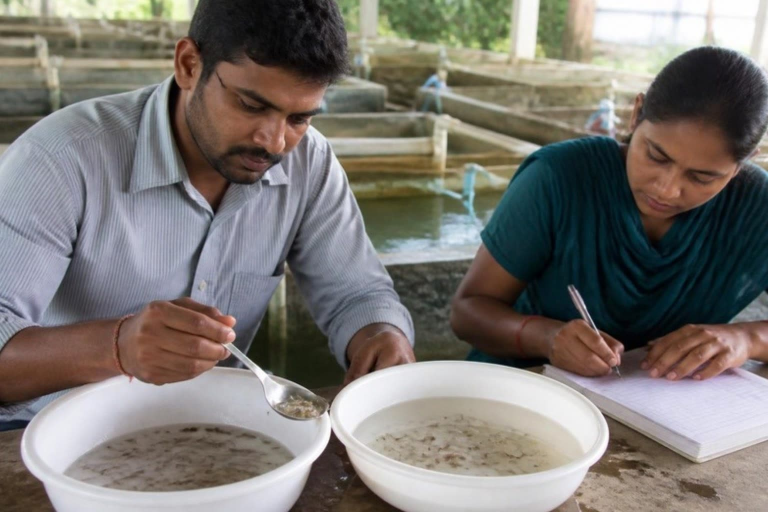
#> input picture landing/media/handcount.jpg, 1536 x 1024 px, given as the content of the folder data/raw, which was not available (shown at 1/2 size)
$ python preview_counts.py   (older library calls are emulated)
#> lines starting #> are read from the running program, lines starting #| are printed output that depends on the picture; after the words box and inside, x2 and y2 are one past the last pixel; in counts of white or black regions, pixels touching at a corner belong together; pictures that were not available may be replaced by others from this repository, and a replacement may not be noted
#> in main, img is the input picture: shape (1024, 1536, 3); mean B, G, R 115.1, 119.8, 124
### api/classical.py
"""Classical (no training) larva counter.

Built on the first real hatchery photos (top-down tray, 1280x1280, warm light, translucent larvae). In those photos
each larva is a small dark orange-brown spot (head and gut, about 5-7 px) with a very faint, translucent tail. Tails are
unreliable, so the counter finds the round spots and ignores the streaks:

  1. work at a fixed width so spot size is constant (1280 px);
  2. estimate the local background (morphological closing + blur) and measure how much darker each pixel is;
  3. difference-of-Gaussians tuned to the spot size, then local maxima (one per larva, so touching larvae are separate);
  4. keep a maximum if it is strong, or if it is weaker but round (the Hessian of the darkness map has two similar
     curvatures), which admits faint heads without admitting tails, which are thin ridges.

Returns boxes as [x1,y1,x2,y2,score] in the original image's pixel coordinates, the same format the ONNX path uses.
Score is 1.0 for a strong spot and 0.7 for a weaker round one.

STATUS: tuned by eye on 6 photos plus one rough ballpark (trays of about 1,850) that is not a verified count. There are
NO manual counts yet, so NO ACCURACY IS CLAIMED. Measure it with eval/evaluate_counts.py against manual counts before
quoting any number. Known weak points: a few false spots on tray walls, corner labels and the flash reflection; very
dense clumps and faint larvae are likely under-counted (the counter reads low, not high, on the first photos).
"""
import re
from dataclasses import dataclass, asdict

import cv2
import numpy as np


@dataclass
class Params:
    work_width: int = 1280        # image is resized to this width first, so the values below are in these pixels
    dog_thr: float = 10.0         # a spot at least this strong (gray levels) always counts
    dog_thr_weak: float = 6.0     # a weaker spot counts only if it is also round
    blob_min: float = 0.4         # roundness needed for a weak spot (0 = a line, 1 = a perfect round blob)
    sigma_small: float = 1.5      # DoG scales, tuned to a ~6 px spot
    sigma_large: float = 4.0
    bg_kernel: int = 41           # background estimate size (must be larger than a larva)
    peak_window: int = 5          # two spots closer than about this are one larva (5 recovered more overlapped heads than 7)
    dist_nms: bool = False        # find peaks with a small window, then merge only spots CLOSER than min_gap (circular, not a square
                                   # window): resolves two larvae that sit inside one peak_window square but are not truly on top
                                   # of each other. Off by default until proven on the known-count synthetic test.
    roi: tuple = None             # optional (cx, cy, r) as fractions of the image: only count inside this circle
    cluster_ratio: float = 2.4    # a spot with this many times the dark mass of a typical single larva hides another (0 = off)
    min_gap: float = None          # circular suppression radius for dist_nms; defaults to peak_window
    glare_grow: int = 10          # spots within this many px of a saturated (flash) pixel are ignored
    merge_body: bool = False      # merge a head+tail pair of one animal into one mark (see _merge_body_pairs); off
                                   # until proven, like dist_nms
    merge_lo: float = 6.0         # only pairs this close together ..
    merge_hi: float = 36.0        # .. to this far apart are even considered (measured head-tail range: 7.6-34.7 px)
    merge_bridge: float = 0.35    # the line between them must stay at least this fraction as dark as the weaker mark
    merge_lonely: float = 1.3     # neither mark may have any OTHER mark closer than merge_lonely x merge_hi away
    strong_shape: bool = False    # also gate STRONG marks by roundness, not only weak ones (see detect()); off until proven
    strong_blob_lo: float = 0.15  # a strong mark this line-like (near 0) is more likely a scratch or a tile-grout edge
    strong_blob_hi: float = 0.9   # a strong mark this perfectly round is more likely debris or a glare-edge artifact
    tray: object = None           # None = whole photo; "preset" = the octagon above; or a list of (x, y) corners
                                  # in ORIGINAL pixels (the operator's own outline): only spots inside are kept.
                                  # "fit" = the standard octagon slid onto the real tray edges (see fit_tray)


# Larger larvae (about PL13 and up) carry several dark spots each (two eyes, a head spot, a gut spot), so the fine settings above
# mark one animal two or three times. "large" looks at a coarser scale. Measured on a real PL14 tray (18 photos): the fine setting
# read 19.5% above that tray's reference count with 8.7% spread between photos, "large" read +1.3% with 2.8% spread. CAUTION: the
# setting was chosen after seeing that tray's reference count, so a second, different PL14 tray is needed to confirm it, and
# stages between PL10 and PL14 have not been seen at all.
SIZE_PROFILES = {
    # dist_nms: measured on the known-count synthetic test to recover more of the undercount at high density (e.g. -5.9% ->
    # -4.4% at 5,000 in one tray) without hurting light trays, and on real photos it improved B03 (-5.0% -> -3.7% vs 1797)
    # and B05 (-13.7% -> -13.0% vs 1750). NOT used for "large": on the real PL14 tray it made both the error and the
    # spread worse (+0.5% -> +3.3%, cv 2.6% -> 3.6%), because it changes how a large larva's own several dark spots chain
    # together. See data/reference/NOTES.md, 2026-09-23.
    "small": dict(dist_nms=True, min_gap=3.0),
    "large": dict(sigma_small=2.2, sigma_large=6.0, peak_window=9, dog_thr=8.0, dog_thr_weak=5.0),
}


# [4 lines left out: function size_for_stage, not called in this run]


def _odd(n: int) -> int:
    n = max(3, int(n))
    return n if n % 2 else n + 1


# Octagonal tray floor of the tray in the first hatchery photos, as fractions of the photo. It is a STARTING POINT: framing
# differs between cameras and boxes, so the app lets the operator drag the corners once and saves that as a tray profile.
# Automatic detection of the tray floor was tried three ways (edge rays, flood fill, colour) and none was reliable
# across framings, and two versions cut off real larvae, so the outline is set by a person instead.
PRESET_TRAY_NORM = [(0.13, 0.09), (0.88, 0.09), (1.0, 0.20), (1.0, 0.80), (0.87, 0.92), (0.14, 0.92), (0.0, 0.80), (0.0, 0.20)]


# [137 lines left out: functions fit_tray, refine_tray_by_marks, not called in this run]


def preset_tray(w: int, h: int):
    return [(x * (w - 1), y * (h - 1)) for x, y in PRESET_TRAY_NORM]


def _split_clusters(dark, xs, ys, ratio, radius=6):
    """A spot whose dark mass is about k times that of a typical isolated larva is taken to be k larvae stacked on
    each other. Returns the original spots plus positions (jittered beside the spot) for the extra, hidden larvae."""
    k = 2 * radius + 1
    yy, xx = np.mgrid[-radius:radius + 1, -radius:radius + 1]
    disc = (np.hypot(xx, yy) <= radius).astype(np.float32)
    mass = cv2.filter2D(dark, -1, disc)[ys, xs]
    pts = np.stack([xs, ys], 1).astype(np.float32)
    d = np.hypot(pts[:, None, 0] - pts[None, :, 0], pts[:, None, 1] - pts[None, :, 1])
    np.fill_diagonal(d, 1e9)
    alone = d.min(1) > 16
    if alone.sum() < 10:
        return xs, ys, np.array([], int), np.array([], int)
    m1 = float(np.median(mass[alone]))
    r = mass / max(m1, 1e-6)
    extra = np.where(r >= ratio, np.clip(np.round(r).astype(int) - 1, 1, 3), 0)
    ex, ey = [], []
    for i in np.nonzero(extra)[0]:
        for j in range(extra[i]):
            a = 2 * np.pi * (j + 0.5) / extra[i] + i
            ex.append(int(round(xs[i] + 4 * np.cos(a)))); ey.append(int(round(ys[i] + 4 * np.sin(a))))
    return xs, ys, np.array(ex, int), np.array(ey, int)


# [105 lines left out: functions _merge_body_pairs, _peaks_dist_nms, not called in this run]


def detect(image_bgr: np.ndarray, p: Params = None):
    """Return (boxes Nx5 float32 in original pixel coords, meta dict)."""
    p = p or Params()
    h0, w0 = image_bgr.shape[:2]
    s = p.work_width / float(w0)
    interp = cv2.INTER_AREA if s < 1 else cv2.INTER_CUBIC
    img = cv2.resize(image_bgr, (p.work_width, max(1, int(round(h0 * s)))), interpolation=interp) if s != 1 else image_bgr
#> img: shape (853, 1280, 3)
    h, w = img.shape[:2]
    inv = 1.0 / s

    gray = cv2.cvtColor(img, cv2.COLOR_BGR2GRAY).astype(np.float32)
    k = _odd(p.bg_kernel)
    bg = cv2.morphologyEx(gray, cv2.MORPH_CLOSE, cv2.getStructuringElement(cv2.MORPH_ELLIPSE, (k, k)))
    bg = cv2.GaussianBlur(bg, (0, 0), 15)
    dark = np.clip(bg - gray, 0, None)
    dog = cv2.GaussianBlur(dark, (0, 0), p.sigma_small) - cv2.GaussianBlur(dark, (0, 0), p.sigma_large)

    # roundness of each spot from the curvature of the darkness map (peak-like in both directions = round)
    b = cv2.GaussianBlur(dark, (0, 0), 2.0)
    ixx = cv2.Sobel(b, cv2.CV_32F, 2, 0, ksize=3)
    iyy = cv2.Sobel(b, cv2.CV_32F, 0, 2, ksize=3)
    ixy = cv2.Sobel(b, cv2.CV_32F, 1, 1, ksize=3)
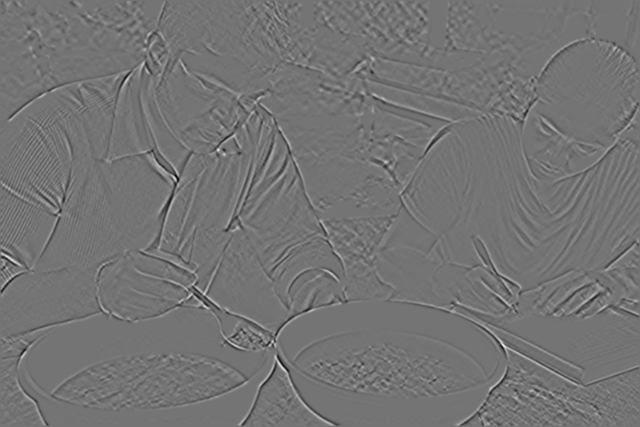
#> ixy: shape (853, 1280) float32 (shown at 1/2 size); min -15.74, max 18.83, mean 3.6e-05; drawn with min black and max white
    mean_c = (ixx + iyy) / 2
    diff_c = np.sqrt(((ixx - iyy) / 2) ** 2 + ixy ** 2)
    strongest = -(mean_c - diff_c)
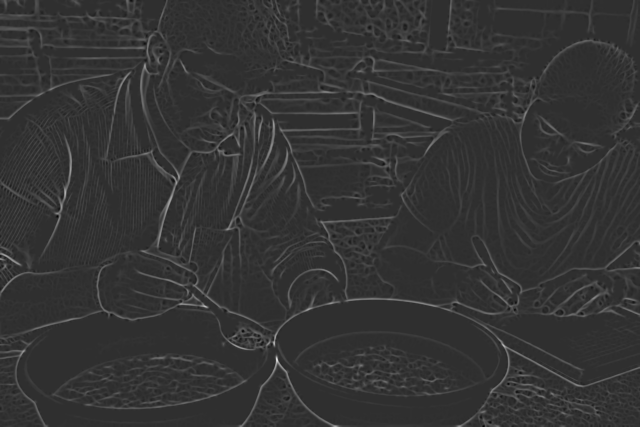
#> strongest: shape (853, 1280) float32 (shown at 1/2 size); min -13.84, max 60.62, mean 1.5; drawn with min black and max white
    weakest = -(mean_c + diff_c)
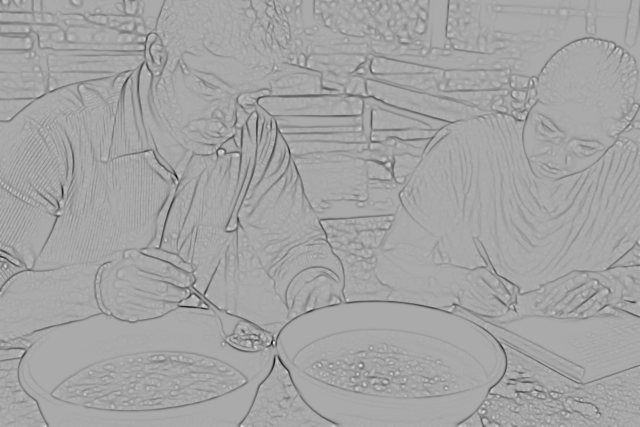
#> weakest: shape (853, 1280) float32 (shown at 1/2 size); min -38.71, max 19.28, mean -1.52; drawn with min black and max white
    blob = np.where((strongest > 0) & (weakest > 0), weakest / np.maximum(strongest, 1e-6), 0.0)

    win = _odd(p.peak_window)
    if p.dist_nms:
        peak = _peaks_dist_nms(dog, 3, p.min_gap if p.min_gap else win)
    else:
        peak = dog == cv2.dilate(dog, np.ones((win, win), np.uint8))
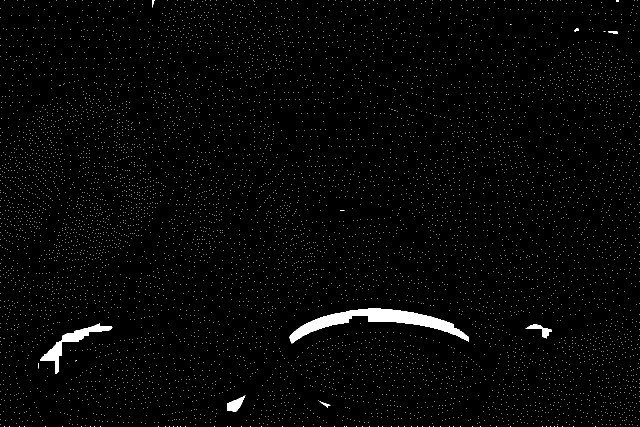
#> peak: shape (853, 1280) bool (shown at 1/2 size); 1.7% white; 6819 white regions (6810 under 20 px), largest, box (x1, y1, x2, y2) and area: (579, 617, 938, 687) 7419, (80, 647, 225, 748) 2524, (454, 791, 491, 824) 600
    strong = peak & (dog > p.dog_thr)
#> strong: shape (853, 1280) bool; 0.12% white in thin lines or dots
    weak = peak & (dog > p.dog_thr_weak) & (dog <= p.dog_thr) & (blob > p.blob_min)
#> weak: shape (853, 1280) bool; 0.02% white in thin lines or dots
    if p.strong_shape:
        # a real larva's small dark head/eye spot is a fairly consistent, moderate roundness; false marks on tile
        # grout, scratches and debris run to extremes (measured on real photos: false marks outside the tray had
        # a far wider, more erratic spread of this same roundness score than real larvae inside it - see
        # eval/shape_merge_glare.py and data/reference/NOTES.md).
        strong &= (blob >= p.strong_blob_lo) & (blob <= p.strong_blob_hi)

    if p.roi:
        cx, cy, r = p.roi
        roi = np.zeros((h, w), np.uint8)
        cv2.circle(roi, (int(cx * w), int(cy * h)), int(r * max(h, w)), 1, -1)
        strong &= roi.astype(bool)
        weak &= roi.astype(bool)

    # the flash reflection: no larva can be read on it, and its dark centre is not a larva
    glare = cv2.dilate((gray >= 250).astype(np.uint8), np.ones((_odd(2 * p.glare_grow + 1),) * 2, np.uint8)).astype(bool)
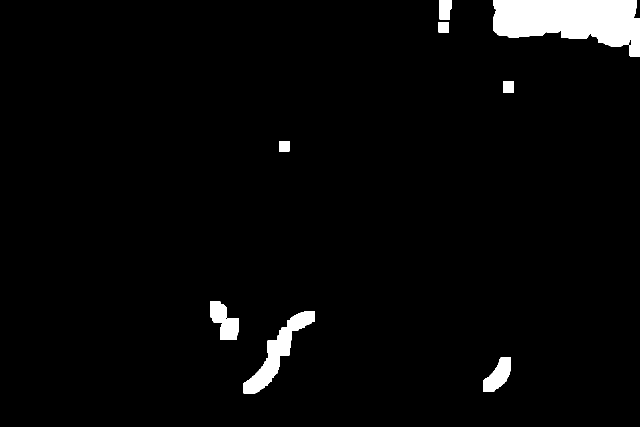
#> glare: shape (853, 1280) bool (shown at 1/2 size); 3.3% white; 8 white regions, largest, box (x1, y1, x2, y2) and area: (986, 0, 1280, 113) 22832, (487, 622, 630, 788) 6350, (420, 603, 478, 680) 2723
    glare_dropped = int(((strong | weak) & glare).sum())
#> glare_dropped = 37
    strong &= ~glare
#> strong: shape (853, 1280) bool; 0.12% white in thin lines or dots
    weak &= ~glare
#> weak: shape (853, 1280) bool; 0.02% white in thin lines or dots

    if isinstance(p.tray, str) and p.tray == "fit":
        norm, _ = fit_tray(image_bgr)
        pts = np.nonzero(strong | weak)
        norm = refine_tray_by_marks(norm, np.c_[pts[1], pts[0]] * inv, w0, h0)
        poly = np.asarray([(x * (w0 - 1), y * (h0 - 1)) for x, y in norm], np.float32)
    elif isinstance(p.tray, str) and p.tray == "preset":
        poly = np.asarray(preset_tray(w0, h0), np.float32)
    else:
        poly = np.asarray(p.tray, np.float32) if p.tray is not None else None
    if poly is not None:
        tm = np.zeros((h, w), np.uint8)
        cv2.fillPoly(tm, [np.round(poly * s).astype(np.int32)], 1)
        outside = int(((strong | weak) & ~tm.astype(bool)).sum())
        strong &= tm.astype(bool)
        weak &= tm.astype(bool)
    else:
        outside = 0

    ys1, xs1 = np.nonzero(strong)
#> ys1 = 1293 values from 0 to 852; xs1 = 1293 values, max 1279 at index 709, min 0 at index 38, mean 606.4
    ys2, xs2 = np.nonzero(weak)
#> ys2 = 200 values from 0 to 852; xs2 = 200 values, max 1279 at index 85, min 0 at index 111, mean 656.1
    merged = 0
    if p.merge_body and len(xs1) + len(xs2) > 1:
        n1 = len(xs1)
        xs_all = np.concatenate([xs1, xs2]); ys_all = np.concatenate([ys1, ys2])
        drop = _merge_body_pairs(dark, dog, xs_all, ys_all, p.merge_lo, p.merge_hi, p.merge_bridge, p.merge_lonely)
        merged = int(drop.sum())
        xs1, ys1 = xs_all[:n1][~drop[:n1]], ys_all[:n1][~drop[:n1]]
        xs2, ys2 = xs_all[n1:][~drop[n1:]], ys_all[n1:][~drop[n1:]]
    hidden = 0
    hx = hy = np.array([], int)
    if p.cluster_ratio > 0 and len(xs1) > 20:
        xs1, ys1, extra_x, extra_y = _split_clusters(dark, xs1, ys1, p.cluster_ratio)
#> in _split_clusters, `mass = cv2.filter2D(dark, -1, disc)[ys, xs]`: mass = 1293 values, max 13189.7 at index 212, min 921.1 at index 860, mean 5293.2
#> in _split_clusters, `pts = np.stack([xs, ys], 1).astype(np.float32)`: pts = 1293 pairs, first value 0 to 1279, second value 0 to 852
#> in _split_clusters, `np.fill_diagonal(d, 1e9)`:
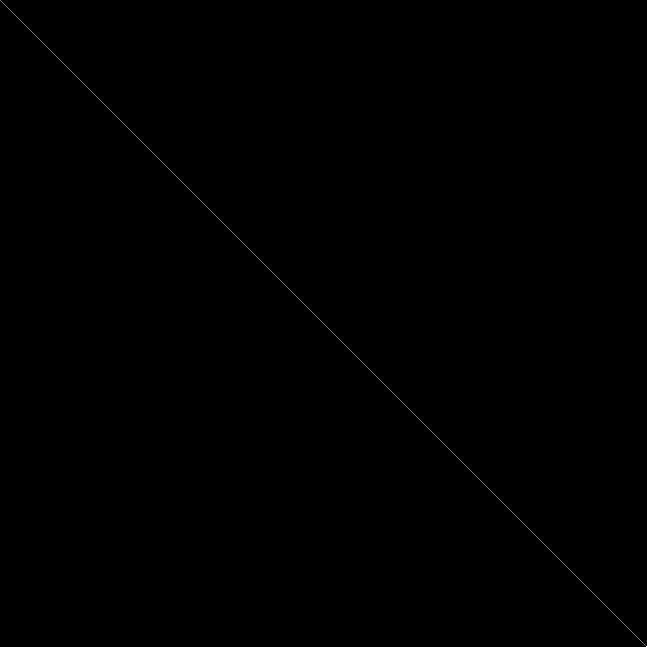
#> d: shape (1293, 1293) float32 (shown at 1/2 size); min 3, max 1e+09, mean 773946.2; drawn with min black and max white
#> in _split_clusters, `m1 = float(np.median(mass[alone]))`: m1 = 4195.6
#> in _split_clusters, `r = mass / max(m1, 1e-6)`: r = 1293 values, max 3.14 at index 212, min 0.22 at index 860, mean 1.26
#> in _split_clusters, `extra = np.where(r >= ratio, np.clip(np.round(r).astype(int) - 1, 1, 3..`: extra = 1293 values, max 2 at index 183, min 0 at index 0, mean 0.048
#> the loop in _split_clusters, `for i in np.nonzero(extra)[0]:` made 37 passes
#> i on passes 1 to 8: 183, 204, 212, 225, 243, 253, 265, 281
#> after the loop in _split_clusters, `for i in np.nonzero(extra)[0]:`: ex = 62 values, max 1282 at index 51, min 113 at index 45, mean 467.9; ey = 62 values, max 856 at index 60, min 132 at index 1, mean 365.9
#> extra_x has the same summary as ex in _split_clusters; extra_y has the same summary as ey in _split_clusters
        hidden = len(extra_x)
#> hidden = 62
        hx, hy = extra_x, extra_y
#> hx has the same summary as ex in _split_clusters; hy has the same summary as ey in _split_clusters
    half = 5.0
    boxes = [[(x - half) * inv, (y - half) * inv, (x + half) * inv, (y + half) * inv, 1.0] for x, y in zip(xs1, ys1)]
#> boxes = 1293 items, first 6: [4.8, -6, 16.8, 6, 1], [34.8, -6, 46.8, 6, 1], [298.8, -6, 310.8, 6, 1], [856.8, -6, 868.8, 6, 1], [952.8, -6, 964.8, 6, 1], [175.2, -2.4, 187.2, 9.6, 1]
    boxes += [[(x - half) * inv, (y - half) * inv, (x + half) * inv, (y + half) * inv, 0.7] for x, y in zip(xs2, ys2)]
#> boxes = 1493 items, first 6: [4.8, -6, 16.8, 6, 1], [34.8, -6, 46.8, 6, 1], [298.8, -6, 310.8, 6, 1], [856.8, -6, 868.8, 6, 1], [952.8, -6, 964.8, 6, 1], [175.2, -2.4, 187.2, 9.6, 1]
    boxes += [[(x - half) * inv, (y - half) * inv, (x + half) * inv, (y + half) * inv, 0.5] for x, y in zip(hx, hy)]   # 0.5 = estimated hidden larva
#> boxes = 1555 items, first 6: [4.8, -6, 16.8, 6, 1], [34.8, -6, 46.8, 6, 1], [298.8, -6, 310.8, 6, 1], [856.8, -6, 868.8, 6, 1], [952.8, -6, 964.8, 6, 1], [175.2, -2.4, 187.2, 9.6, 1]
    meta = {"engine": "classical", "strong": int(len(xs1)), "weak_round": int(len(xs2)), "outside_tray": outside, "hidden_estimated": hidden, "body_merged": merged, "glare_ignored": glare_dropped,
            "glare_fraction": round(float(glare.mean()), 4),
            **{k: v for k, v in asdict(p).items() if k != "tray"}}
    return np.asarray(boxes, np.float32).reshape(-1, 5), meta

### tools/preview_counts.py
"""Run the classical counter over images and save overlays so a person can judge it by eye.

Usage: python tools/preview_counts.py [--raw data/raw] [--out eval/out/preview] [--min-area 8 ...]
Prints one count per image. These are the counter's outputs, NOT accuracy: compare against manual counts to measure that.
"""
import argparse
import sys
from pathlib import Path

import cv2
import numpy as np

sys.path.append(str(Path(__file__).resolve().parents[1] / "api"))
from classical import Params, detect  # noqa: E402

EXTS = {".jpg", ".jpeg", ".png", ".webp"}


def main():
    ap = argparse.ArgumentParser()
    ap.add_argument("--raw", default="data/raw")
    ap.add_argument("--out", default="eval/out/preview")
    ap.add_argument("--min-area", type=float, default=None)
    ap.add_argument("--min-contrast", type=float, default=None)
    args = ap.parse_args()

    p = Params()
    if args.min_area:
        p.min_area = args.min_area
    if args.min_contrast:
        p.min_contrast = args.min_contrast
    out = Path(args.out)
    out.mkdir(parents=True, exist_ok=True)

    for f in sorted(x for x in Path(args.raw).rglob("*") if x.suffix.lower() in EXTS):
        img = cv2.imdecode(np.fromfile(str(f), np.uint8), cv2.IMREAD_COLOR)
        boxes, meta = detect(img, p)
#> boxes = 1555 rows, first 6: [4.8, -6, 16.8, 6, 1], [34.8, -6, 46.8, 6, 1], [298.8, -6, 310.8, 6, 1], [856.8, -6, 868.8, 6, 1], [952.8, -6, 964.8, 6, 1], [175.2, -2.4, 187.2, 9.6, 1]; meta = 29 items
        vis = img.copy()
        for x1, y1, x2, y2, s in boxes:
            cv2.circle(vis, (int((x1 + x2) / 2), int((y1 + y2) / 2)), 7, (0, 0, 255) if s >= 1 else (255, 0, 0), 1)
#> this loop made 1555 passes
#> (x1, y1, x2, y2) on passes 1 to 3: (4.8, -6, 16.8, 6), (34.8, -6, 46.8, 6), (298.8, -6, 310.8, 6)
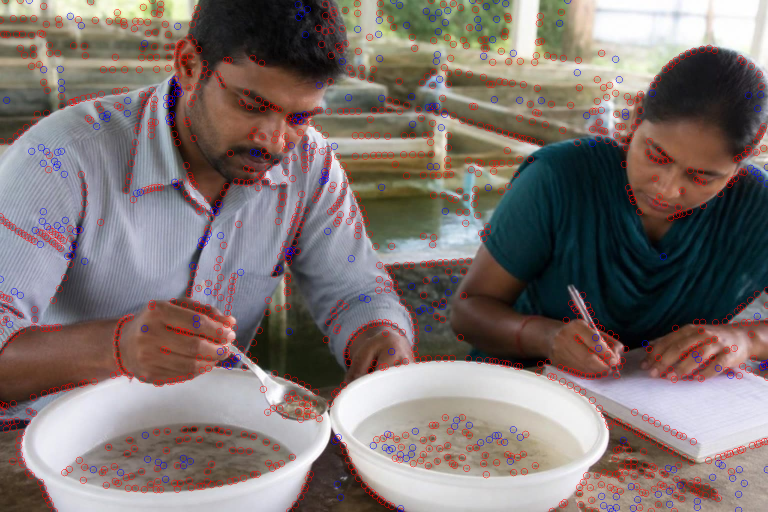
#> vis: shape (1024, 1536, 3) (shown at 1/2 size); 3.42% of pixels changed, all inside (x1, y1, x2, y2) = (0, 0, 1536, 1024)
        cv2.imencode(".jpg", vis)[1].tofile(str(out / f"{f.parent.name}_{f.stem}.jpg"))
        print(f"{f.parent.name}/{f.name}: {len(boxes)} counted  (strong {meta['strong']}, weak round {meta['weak_round']})")
#| _only/handcount.jpg: 1555 counted  (strong 1293, weak round 200)


if __name__ == "__main__":
    main()
